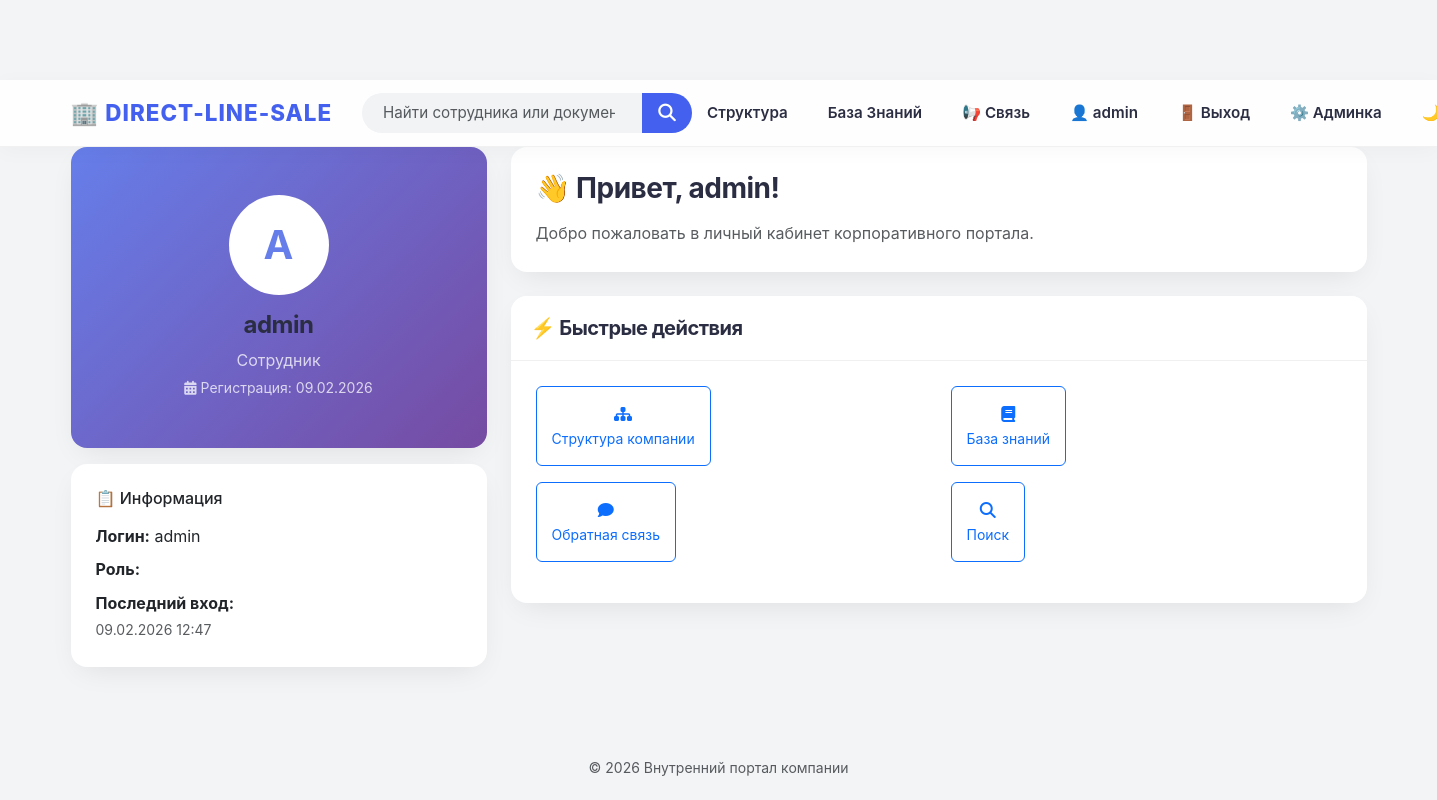
The app's page /profile (signed in) with its own data.
### app.py (models this page shows, shortened)
class User(UserMixin, db.Model):
    id = db.Column(db.Integer, primary_key=True)
    username = db.Column(db.String(50), unique=True,
                         nullable=False, index=True)
    password_hash = db.Column(db.String(200), nullable=False)
    employee_id = db.Column(db.Integer, db.ForeignKey(
        'employee.id'), nullable=True, unique=True)
    role = db.Column(db.String(20), default='employee')
    is_active = db.Column(db.Boolean, default=True)
    created_at = db.Column(db.DateTime, default=datetime.now)
    last_login = db.Column(db.DateTime, nullable=True)
    employee = db.relationship('Employee', backref=db.backref(
        'user', uselist=False), lazy='joined')

### app.py (the view)
@app.route('/profile')
@login_required
def profile():
    return render_template('profile.html', user=current_user)

### app.py (called while the page is built)
@login_manager.user_loader
def load_user(user_id):
    return User.query.get(int(user_id))

### templates/profile.html (shortened to what this page needs)
{% extends "base.html" %}
{% block content %}
<div class="row">
	<div class="col-md-4 mb-4">
		<div class="card text-center"
			style="background: linear-gradient(135deg, #667eea 0%, #764ba2 100%); color: white;">
			<div class="card-body py-5">
				<div class="mb-3"
					style="width: 100px; height: 100px; background: white; border-radius: 50%; margin: 0 auto; display: flex; align-items: center; justify-content: center; font-size: 40px; font-weight: bold; color: #667eea;">
					{{ user.username[0].upper() }}
				</div>
				<h4 class="mb-2">{{ user.employee.name if user.employee else user.username }}</h4>
				<p class="mb-1 opacity-75">{{ user.employee.position if user.employee else 'Сотрудник' }}</p>
				<p class="mb-0 small opacity-75">
					<i class="fa fa-calendar"></i> Регистрация: {{ user.created_at.strftime('%d.%m.%Y') }}
				</p>
			</div>
		</div>
		<div class="card mt-3">
			<div class="card-body">
				<h6 class="font-weight-bold mb-3">📋 Информация</h6>
				<p class="mb-2">
					<strong>Логин:</strong> {{ user.username }}
				</p>
				<p class="mb-2">
					<strong>Роль:</strong>
					{% if user.role == 'admin' %}
					<span class="badge badge-danger">Администратор</span>
					{% elif user.role == 'manager' %}
					<span class="badge badge-warning">Менеджер</span>
					{% else %}
					<span class="badge badge-primary">Сотрудник</span>
					{% endif %}
				</p>
				{% if user.last_login %}
				<p class="mb-0">
					<strong>Последний вход:</strong><br>
					<small class="text-muted">{{ user.last_login.strftime('%d.%m.%Y %H:%M') }}</small>
				</p>
				{% endif %}
			</div>
		</div>
	</div>
	<div class="col-md-8">
		<div class="card mb-4">
			<div class="card-body">
				<h3 class="mb-3">👋 Привет, {{ user.employee.name.split()[0] if user.employee else user.username }}!
				</h3>
				<p class="text-muted mb-0">Добро пожаловать в личный кабинет корпоративного портала.</p>
			</div>
		</div>
		<div class="card mb-4">
			<div class="card-header">
				<h5 class="mb-0">⚡ Быстрые действия</h5>
			</div>
			<div class="card-body">
				<div class="row">
					<div class="col-md-6 mb-3">
						<a href="{{ url_for('home') }}" class="btn btn-outline-primary btn-block"
							style="padding: 15px;">
							<i class="fa fa-sitemap"></i><br>
							<small>Структура компании</small>
						</a>
					</div>
					<div class="col-md-6 mb-3">
						<a href="{{ url_for('wiki') }}" class="btn btn-outline-primary btn-block"
							style="padding: 15px;">
							<i class="fa fa-book"></i><br>
							<small>База знаний</small>
						</a>
					</div>
					<div class="col-md-6 mb-3">
						<a href="{{ url_for('feedback') }}" class="btn btn-outline-primary btn-block"
							style="padding: 15px;">
							<i class="fa fa-comment"></i><br>
							<small>Обратная связь</small>
						</a>
					</div>
					<div class="col-md-6 mb-3">
						<a href="{{ url_for('search') }}" class="btn btn-outline-primary btn-block"
							style="padding: 15px;">
							<i class="fa fa-search"></i><br>
							<small>Поиск</small>
						</a>
					</div>
				</div>
			</div>
		</div>
	</div>
</div>
{% endblock %}

### templates/base.html (shortened to what this page needs)
<!DOCTYPE html>
<html lang="ru">
<head>
    <link href="/admin/static/bootstrap/bootstrap4/css/bootstrap.min.css" rel="stylesheet">
    <link href="/admin/static/bootstrap/bootstrap4/css/font-awesome.min.css" rel="stylesheet">
    <link href="{{ url_for('static', filename='css/style.css') }}" rel="stylesheet">
</head>
<body>
    <nav class="navbar navbar-expand-lg sticky-top">
        <div class="container">
            <a class="navbar-brand" href="/">🏢 Direct-Line-Sale</a>
            <div class="collapse navbar-collapse" id="navbarNav">
                <form class="form-inline my-2 my-lg-0 ml-auto" action="/search" method="get" style="display: flex;">
                    <input class="form-control mr-sm-2 input-search" type="search" name="q"
                        placeholder="Найти сотрудника или документ..." aria-label="Search">
                    <button class="btn btn-search my-2 my-sm-0" type="submit">
                        <i class="fa fa-search"></i>
                    </button>
                </form>
                <div class="navbar-nav">
                    <a class="nav-link" href="/">Структура</a>
                    <a class="nav-link" href="/wiki">База Знаний</a>
                    <a class="nav-link" href="/feedback">📢 Связь</a>
                    {% if current_user.is_authenticated %}
                    <a class="nav-link" href="/profile">👤 {{ current_user.username }}</a>
                    <a class="nav-link" href="/logout">🚪 Выход</a>
                    {% if current_user.role == 'admin' %}
                    <a class="nav-link" href="/admin" target="_blank">⚙️ Админка</a>
                    {% endif %}
                    {% else %}
                    <a class="nav-link" href="/login">🔐 Вход</a>
                    {% endif %}
                    <button class="nav-link" id="darkModeToggle"
                        style="background: none; border: none; cursor: pointer; padding: 8px 15px;">
                        🌙
                    </button>
                </div>
            </div>
        </div>
    </nav>
    <div class="container">
        {% block content %}{% endblock %}
    </div>
    <footer class="text-center mt-5 py-3 text-muted">
        <small>© 2026 Внутренний портал компании</small>
    </footer>
</body>
</html>

### static/css/style.css (style rules this page uses)
:root { --primary-color: #4361ee; --primary-gradient: linear-gradient(135deg, #4361ee 0%, #3a0ca3 100%); --bg-color: #f3f4f6; --card-bg: #ffffff; --text-main: #2b2d42; --text-muted: #8d99ae; --shadow-soft: 0 10px 30px -10px rgba(0, 0, 0, 0.1); --shadow-hover: 0 20px 40px -10px rgba(67, 97, 238, 0.25); --radius: 16px; }
body { background-color: var(--bg-color); font-family: -apple-system, BlinkMacSystemFont, "Segoe UI", Roboto, Helvetica, Arial, sans-serif; color: var(--text-main); line-height: 1.6; padding-top: 80px; }
h1, h2, h3, h4, h5 { font-weight: 700; color: var(--text-main); letter-spacing: -0.5px; }
a { text-decoration: none !important; }
.navbar { background: rgba(255, 255, 255, 0.9) !important; backdrop-filter: blur(10px); border-bottom: 1px solid rgba(0, 0, 0, 0.05); box-shadow: 0 4px 20px rgba(0, 0, 0, 0.03); padding: 10px 0; }
.navbar .container { display: flex; align-items: center; flex-wrap: nowrap; }
.navbar-brand { color: var(--primary-color) !important; font-weight: 800; font-size: 1.4rem; text-transform: uppercase; letter-spacing: 1px; margin-right: 30px; display: flex; align-items: center; }
.navbar-collapse { display: flex !important; align-items: center; width: auto; flex-basis: auto; flex-grow: 1; }
.navbar-nav { flex-direction: row !important; margin-left: auto; align-items: center; gap: 10px; }
.nav-link { color: var(--text-main) !important; font-weight: 600; font-size: 0.95rem; padding: 8px 15px !important; border-radius: 12px; transition: all 0.2s; white-space: nowrap; display: flex; align-items: center; flex-direction: column; line-height: 1.2; }
.navbar form { display: flex !important; flex-wrap: nowrap !important; align-items: center; margin-right: auto; margin-left: 0; }
.input-search { width: 280px !important; height: 40px; background: #f1f3f5; border: 1px solid transparent; border-radius: 20px 0 0 20px !important; padding-left: 20px; font-size: 0.95rem; transition: all 0.3s; }
.btn-search { height: 40px; width: 50px; background: var(--primary-color); color: white; border-radius: 0 20px 20px 0 !important; border: none; display: flex; align-items: center; justify-content: center; cursor: pointer; transition: background 0.3s; }
.btn-search i { font-size: 1.1rem; }
.card { border: none; border-radius: var(--radius); background: var(--card-bg); box-shadow: var(--shadow-soft); transition: transform 0.3s ease, box-shadow 0.3s ease; overflow: hidden; }
.card-header { background: white; border-bottom: 1px solid #f0f0f0; padding: 20px; }
.card-body { padding: 25px; }

### records on screen
User: username "admin", username "A", employee "admin", created_at "09.02.2026", last_login "09.02.2026 12:47", employee.name "admin"

### other values on screen
{{ user.employee.position if user.employee else 'Сотрудник' }} "Сотрудник"
